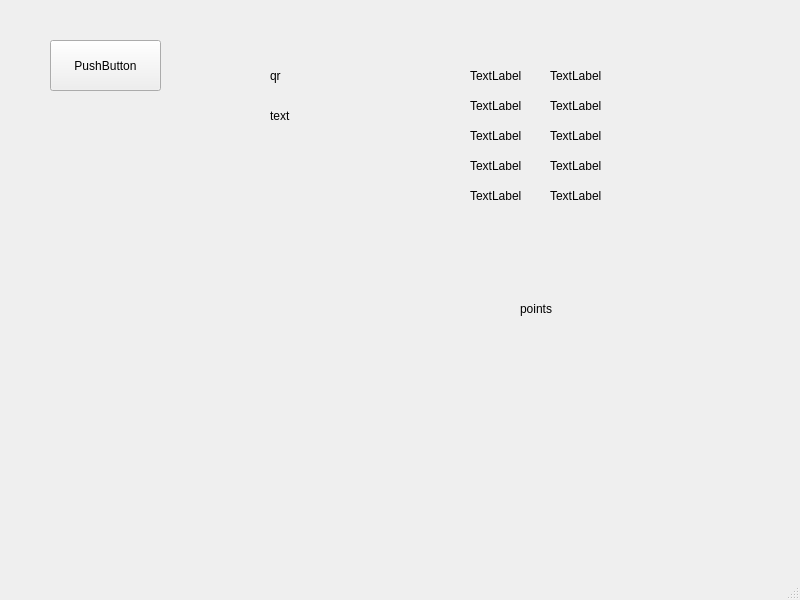
<?xml version="1.0" encoding="UTF-8"?>
<ui version="4.0">
 <class>MainWindow</class>
 <widget class="QMainWindow" name="MainWindow">
  <property name="geometry">
   <rect>
    <x>0</x>
    <y>0</y>
    <width>800</width>
    <height>600</height>
   </rect>
  </property>
  <property name="windowTitle">
   <string>MainWindow</string>
  </property>
  <widget class="QWidget" name="centralwidget">
   <widget class="QPushButton" name="btn">
    <property name="geometry">
     <rect>
      <x>50</x>
      <y>40</y>
      <width>111</width>
      <height>51</height>
     </rect>
    </property>
    <property name="text">
     <string>PushButton</string>
    </property>
   </widget>
   <widget class="QLabel" name="qr">
    <property name="geometry">
     <rect>
      <x>270</x>
      <y>60</y>
      <width>101</width>
      <height>31</height>
     </rect>
    </property>
    <property name="styleSheet">
     <string notr="true">visible: False;</string>
    </property>
    <property name="text">
     <string>qr</string>
    </property>
   </widget>
   <widget class="QLabel" name="text">
    <property name="geometry">
     <rect>
      <x>270</x>
      <y>100</y>
      <width>101</width>
      <height>31</height>
     </rect>
    </property>
    <property name="styleSheet">
     <string notr="true">visible: False;</string>
    </property>
    <property name="text">
     <string>text</string>
    </property>
   </widget>
   <widget class="QLabel" name="acier">
    <property name="geometry">
     <rect>
      <x>470</x>
      <y>60</y>
      <width>81</width>
      <height>31</height>
     </rect>
    </property>
    <property name="text">
     <string>TextLabel</string>
    </property>
   </widget>
   <widget class="QLabel" name="nacier">
    <property name="geometry">
     <rect>
      <x>550</x>
      <y>60</y>
      <width>81</width>
      <height>31</height>
     </rect>
    </property>
    <property name="text">
     <string>TextLabel</string>
    </property>
   </widget>
   <widget class="QLabel" name="alu">
    <property name="geometry">
     <rect>
      <x>470</x>
      <y>90</y>
      <width>81</width>
      <height>31</height>
     </rect>
    </property>
    <property name="text">
     <string>TextLabel</string>
    </property>
   </widget>
   <widget class="QLabel" name="nalu">
    <property name="geometry">
     <rect>
      <x>550</x>
      <y>90</y>
      <width>81</width>
      <height>31</height>
     </rect>
    </property>
    <property name="text">
     <string>TextLabel</string>
    </property>
   </widget>
   <widget class="QLabel" name="verre">
    <property name="geometry">
     <rect>
      <x>470</x>
      <y>150</y>
      <width>81</width>
      <height>31</height>
     </rect>
    </property>
    <property name="text">
     <string>TextLabel</string>
    </property>
   </widget>
   <widget class="QLabel" name="pet">
    <property name="geometry">
     <rect>
      <x>470</x>
      <y>120</y>
      <width>81</width>
      <height>31</height>
     </rect>
    </property>
    <property name="text">
     <string>TextLabel</string>
    </property>
   </widget>
   <widget class="QLabel" name="nverre">
    <property name="geometry">
     <rect>
      <x>550</x>
      <y>150</y>
      <width>81</width>
      <height>31</height>
     </rect>
    </property>
    <property name="text">
     <string>TextLabel</string>
    </property>
   </widget>
   <widget class="QLabel" name="npet">
    <property name="geometry">
     <rect>
      <x>550</x>
      <y>120</y>
      <width>81</width>
      <height>31</height>
     </rect>
    </property>
    <property name="text">
     <string>TextLabel</string>
    </property>
   </widget>
   <widget class="QLabel" name="tetra">
    <property name="geometry">
     <rect>
      <x>470</x>
      <y>180</y>
      <width>81</width>
      <height>31</height>
     </rect>
    </property>
    <property name="text">
     <string>TextLabel</string>
    </property>
   </widget>
   <widget class="QLabel" name="ntetra">
    <property name="geometry">
     <rect>
      <x>550</x>
      <y>180</y>
      <width>81</width>
      <height>31</height>
     </rect>
    </property>
    <property name="text">
     <string>TextLabel</string>
    </property>
   </widget>
   <widget class="QLabel" name="points">
    <property name="geometry">
     <rect>
      <x>520</x>
      <y>300</y>
      <width>67</width>
      <height>17</height>
     </rect>
    </property>
    <property name="text">
     <string>points</string>
    </property>
   </widget>
  </widget>
  <widget class="QStatusBar" name="statusbar"/>
 </widget>
 <resources/>
 <connections/>
</ui>
